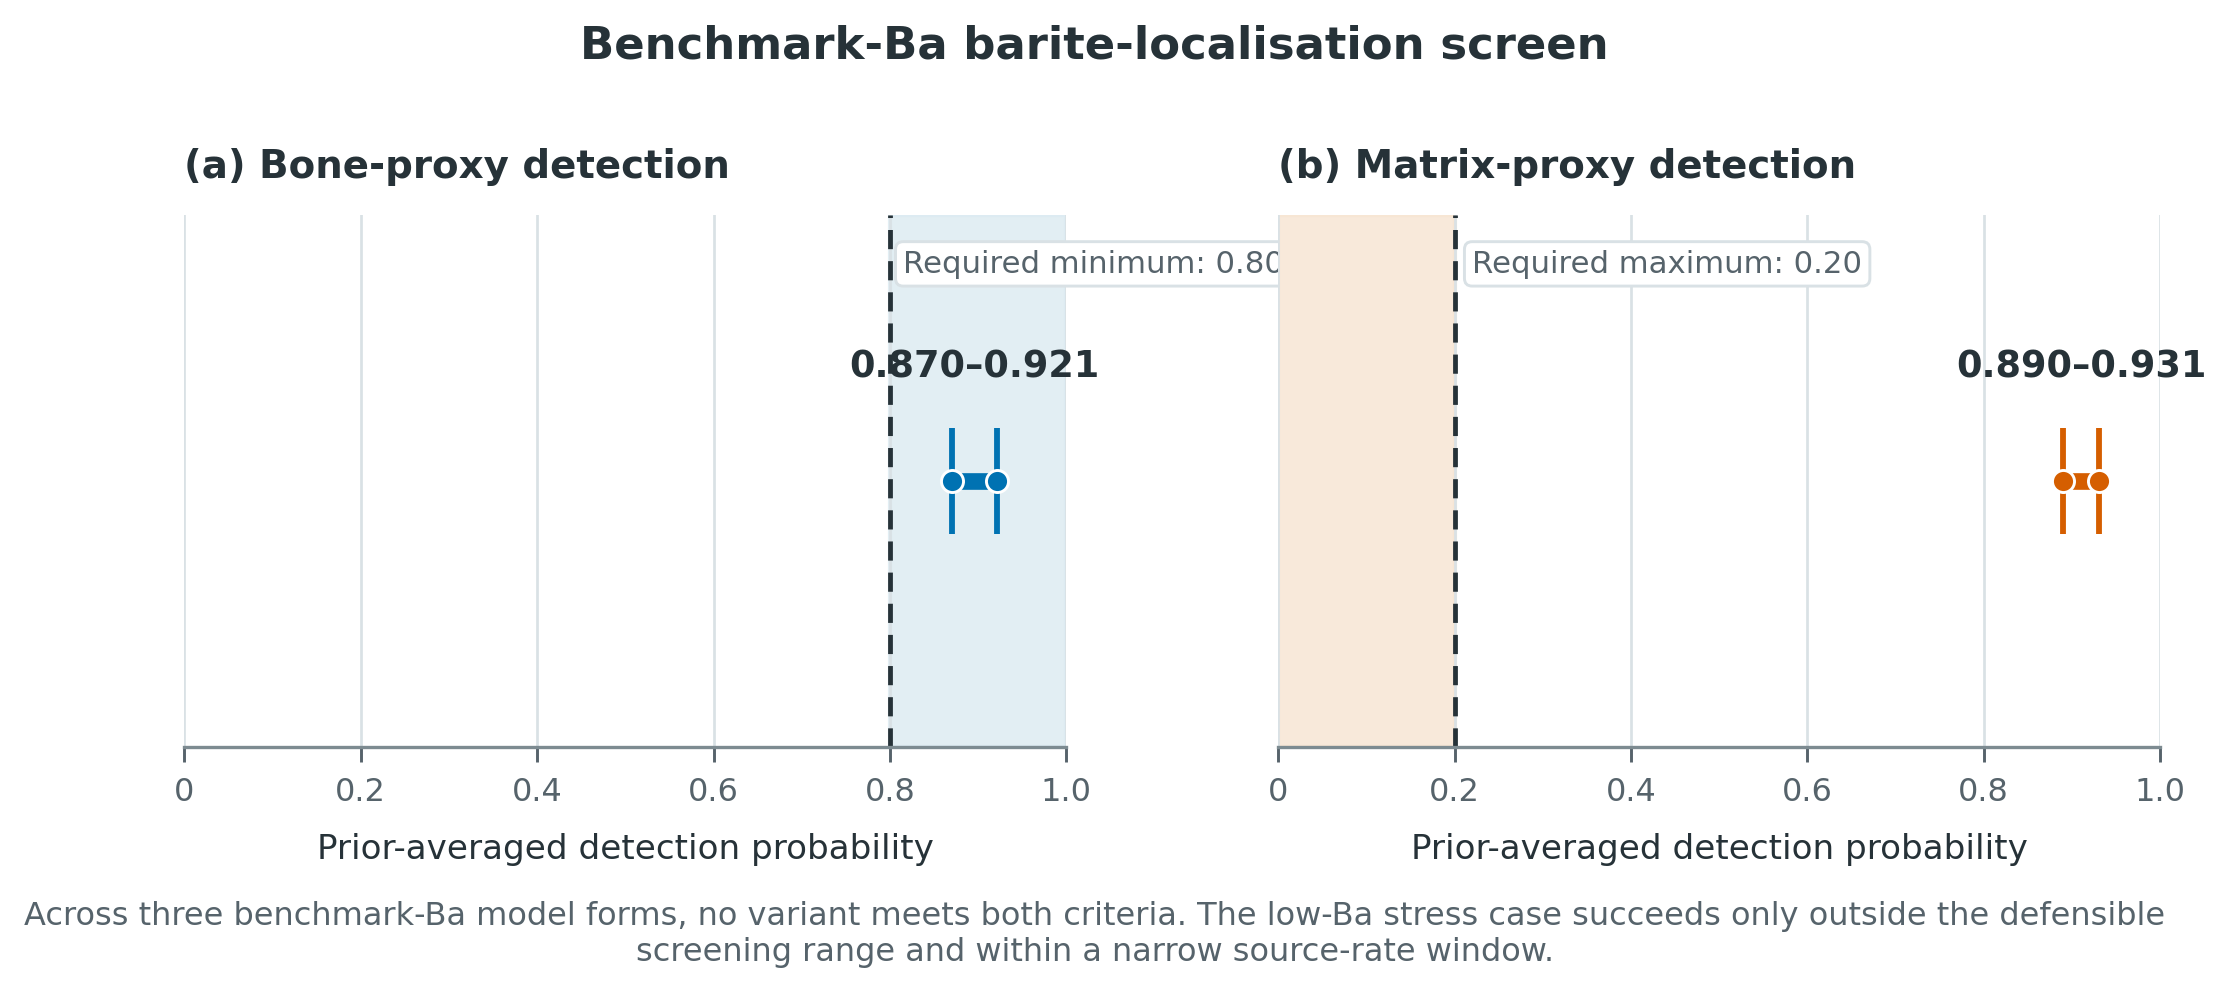

Source code (Python):
#!/usr/bin/env python3
"""Publication-ready summary of the benchmark-Ba localisation screen."""
from pathlib import Path
import matplotlib.pyplot as plt
from matplotlib.lines import Line2D

OUT = Path(__file__).resolve().parent
PNG = OUT / "barite_localisation_figure.png"
PDF = OUT / "barite_localisation_figure.pdf"

INK = "#263238"
MUTED = "#56636B"
GRID = "#D9E1E5"
BLUE = "#0072B2"
ORANGE = "#D55E00"
PALE_BLUE = "#DDEBF2"
PALE_ORANGE = "#F7E6D4"

plt.rcParams.update({
    "font.family": "sans-serif",
    "font.sans-serif": ["Arial", "Helvetica", "DejaVu Sans"],
    "font.size": 9,
    "axes.labelcolor": INK,
    "text.color": INK,
    "xtick.color": MUTED,
    "ytick.color": INK,
    "pdf.fonttype": 42,
    "ps.fonttype": 42,
    "savefig.facecolor": "white",
})

bone_range = (0.870, 0.921)
matrix_range = (0.890, 0.931)

fig, axes = plt.subplots(1, 2, figsize=(7.4, 3.55), sharex=True)
fig.subplots_adjust(left=0.09, right=0.98, bottom=0.28, top=0.78, wspace=0.24)
fig.suptitle("Benchmark-Ba barite-localisation screen", fontsize=10.8,
             fontweight="bold", color=INK, y=0.96)

panels = [
    (axes[0], "(a) Bone-proxy detection", bone_range, 0.80, BLUE, PALE_BLUE,
     "Required minimum: 0.80", "≥"),
    (axes[1], "(b) Matrix-proxy detection", matrix_range, 0.20, ORANGE, PALE_ORANGE,
     "Required maximum: 0.20", "≤"),
]
for ax, title, interval, threshold, color, pale, threshold_label, relation in panels:
    ax.set_title(title, loc="left", fontsize=9.3, fontweight="bold", pad=9, color=INK)
    ax.set_xlim(0, 1.0)
    ax.set_ylim(-0.5, 0.8)
    ax.set_yticks([])
    ax.set_xticks([0, .2, .4, .6, .8, 1.0], ["0", "0.2", "0.4", "0.6", "0.8", "1.0"])
    ax.grid(axis="x", color=GRID, linewidth=0.65, zorder=0)
    ax.set_axisbelow(True)
    if relation == "≥":
        ax.axvspan(threshold, 1.0, color=pale, alpha=0.85, zorder=0)
    else:
        ax.axvspan(0, threshold, color=pale, alpha=0.85, zorder=0)
    ax.axvline(threshold, color=INK, linestyle=(0, (4, 2.5)), linewidth=1.15, zorder=2)
    lo, hi = interval
    ax.hlines(0.15, lo, hi, color=color, linewidth=4.0, zorder=3)
    ax.vlines([lo, hi], 0.02, 0.28, color=color, linewidth=1.4, zorder=3)
    ax.scatter([lo, hi], [0.15, 0.15], s=28, color=color,
               edgecolor="white", linewidth=0.7, zorder=4)
    ax.text((lo + hi) / 2, 0.43, f"{lo:.3f}–{hi:.3f}", ha="center", va="center",
            fontsize=8.8, fontweight="bold", color=INK)
    ax.text(threshold + (0.015 if relation == "≥" else 0.02), 0.68,
            threshold_label, ha="left", va="center", fontsize=7.4, color=MUTED,
            bbox=dict(boxstyle="round,pad=0.25", facecolor="white",
                      edgecolor=GRID, linewidth=0.7))
    ax.set_xlabel("Prior-averaged detection probability", fontsize=8.2, labelpad=6)
    for s in ("top", "right", "left"):
        ax.spines[s].set_visible(False)
    ax.spines["bottom"].set_color("#7D8B91")
    ax.spines["bottom"].set_linewidth(0.8)
    ax.tick_params(axis="x", labelsize=7.7, width=0.7)
    ax.tick_params(axis="y", length=0)

fig.text(0.5, 0.105,
         "Across three benchmark-Ba model forms, no variant meets both criteria. "
         "The low-Ba stress case succeeds only outside the defensible screening range "
         "and within a narrow source-rate window.",
         ha="center", va="center", fontsize=7.7, color=MUTED, wrap=True)

fig.savefig(PNG, dpi=300, bbox_inches="tight", pad_inches=0.08)
fig.savefig(PDF, format="pdf", bbox_inches="tight", pad_inches=0.08)
plt.close(fig)
print(f"Saved {PNG}")
print(f"Saved {PDF}")
